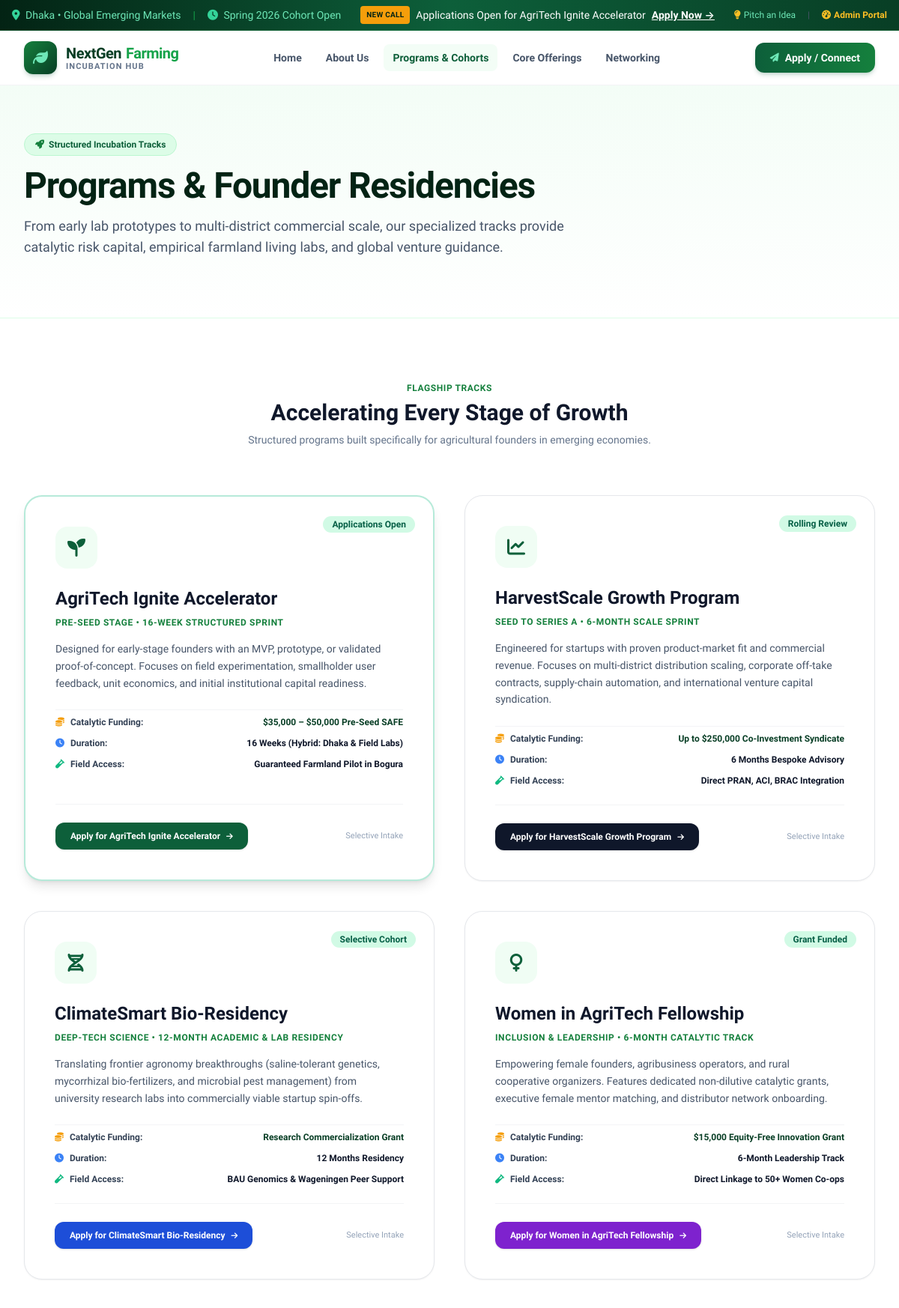
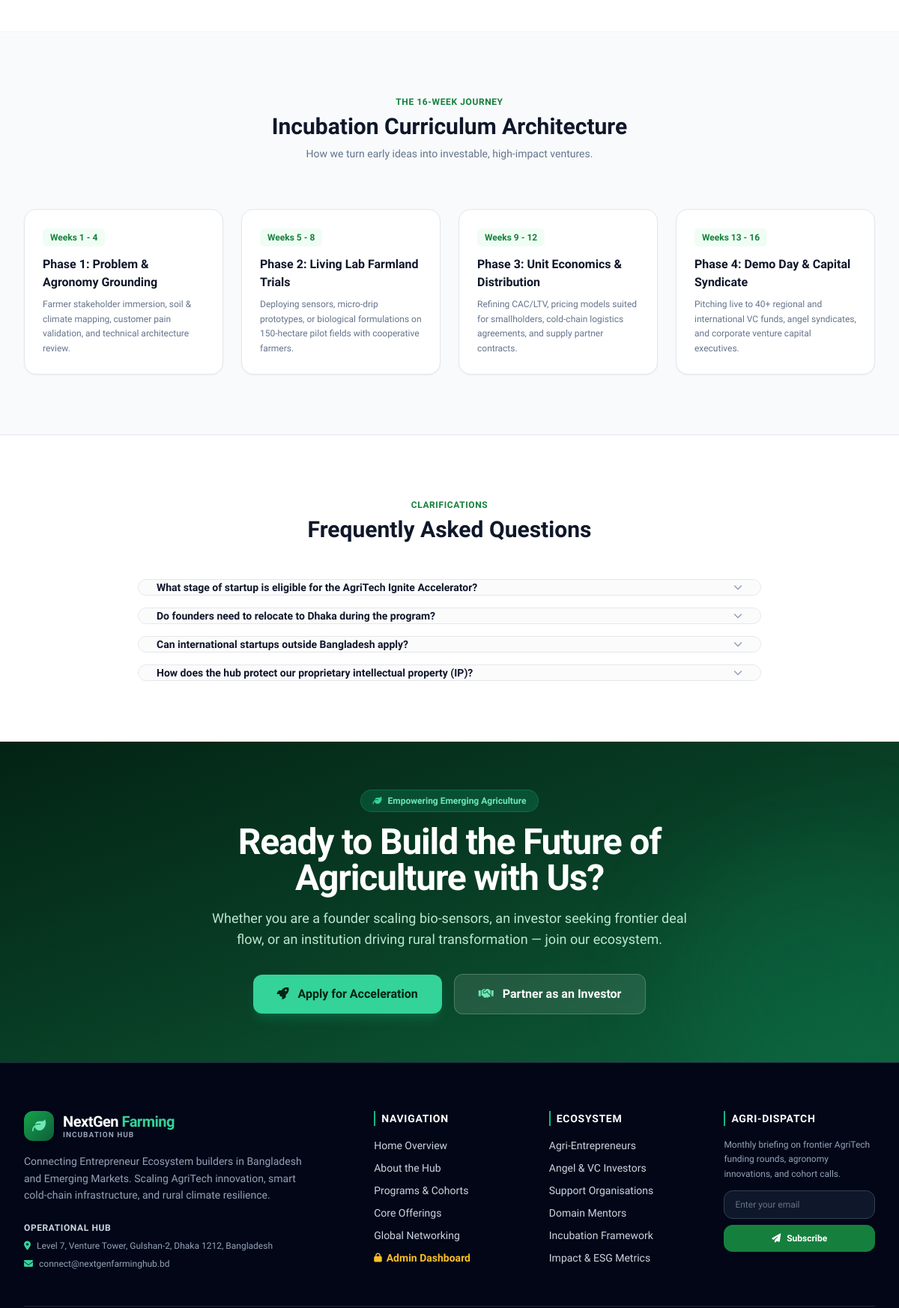
Page /programs.php (signed in, upper part) on the committed database (2 pictures, top to bottom).
### tables this page shows
CREATE TABLE IF NOT EXISTS `programs` (
    `id` INT UNSIGNED AUTO_INCREMENT PRIMARY KEY,
    `title` VARCHAR(150) NOT NULL,
    `stage_tag` VARCHAR(100) NOT NULL,
    `duration` VARCHAR(100) NOT NULL,
    `funding_text` VARCHAR(150) NOT NULL,
    `field_access` VARCHAR(150) DEFAULT NULL,
    `description` TEXT NOT NULL,
    `icon` VARCHAR(50) DEFAULT 'fa-seedling',
    `badge_status` VARCHAR(50) DEFAULT 'Applications Open',
    `status` ENUM('Active', 'Draft', 'Closed') DEFAULT 'Active',
    `sort_order` INT DEFAULT 0,
    `created_at` TIMESTAMP DEFAULT CURRENT_TIMESTAMP,
    `updated_at` TIMESTAMP DEFAULT CURRENT_TIMESTAMP ON UPDATE CURRENT_TIMESTAMP,
    INDEX `idx_status` (`status`)
);

### includes/db.php (called while the page is built, shortened)
<?php
function getDbConnection() {
    static $pdo = null;
    if ($pdo !== null) {
        return $pdo;
    }
    $options = [
        PDO::ATTR_ERRMODE            => PDO::ERRMODE_EXCEPTION,
        PDO::ATTR_DEFAULT_FETCH_MODE => PDO::FETCH_ASSOC,
        PDO::ATTR_EMULATE_PREPARES   => false,
        PDO::ATTR_TIMEOUT            => 2,
    ];
    $dsn = "mysql:host=" . DB_HOST . ";port=" . DB_PORT . ";dbname=" . DB_NAME . ";charset=utf8mb4";
    try {
        $pdo = new PDO($dsn, DB_USER, DB_PASS, $options);
        return $pdo;
    } catch (PDOException $e) {
        error_log("Primary DB connection attempt failed (" . DB_HOST . "): " . $e->getMessage());
    }
    return null;
}
function getAllSiteSettings($forceRefresh = false) {
    static $cachedSettings = null;
    if ($cachedSettings !== null) {
        return $cachedSettings;
    }
    $settings = getDefaultSiteSettings();
    $settingsFile = __DIR__ . '/../assets/settings_fallback.json';
    if (file_exists($settingsFile)) {
        $json = @file_get_contents($settingsFile);
        if ($json) {
            $fallbackSettings = json_decode($json, true);
            if (is_array($fallbackSettings)) {
                foreach ($fallbackSettings as $k => $v) {
                    $settings[$k] = (string)$v;
                }
            }
        }
    }
    $pdo = getDbConnection();
    if ($pdo !== null) {
        try {
            $stmt = $pdo->query("SELECT setting_key, setting_value FROM site_settings");
            while ($row = $stmt->fetch()) {
                $settings[$row['setting_key']] = $row['setting_value'];
            }
        } catch (PDOException $e) {
            error_log("Failed to load site_settings from MySQL: " . $e->getMessage());
        }
    }
    $cachedSettings = $settings;
    return $settings;
}
function getSiteSetting($key, $default = null) {
    $settings = getAllSiteSettings();
    if (isset($settings[$key])) {
        return $settings[$key];
    }
    return $default !== null ? $default : '';
}
function getPrograms($activeOnly = false) {
    $pdo = getDbConnection();
    if ($pdo !== null) {
        try {
            $sql = "SELECT * FROM programs";
            if ($activeOnly) {
                $sql .= " WHERE status = 'Active'";
            }
            $sql .= " ORDER BY sort_order ASC, id ASC";
            $stmt = $pdo->query($sql);
            $results = $stmt->fetchAll();
            if (!empty($results)) {
                return $results;
            }
        } catch (PDOException $e) {
            error_log("Failed to fetch programs from MySQL: " . $e->getMessage());
        }
    }
    $programs = getProgramsFromFallbackFile();
    return array_values($programs);
}
function isVisitorUnlocked() {
    $gateEnabled = getSiteSetting('landing_gate_enabled', '1');
    if (!empty($_SESSION['admin_user'])) {
        return true;
    }
    return false;
}
function requireVisitorAccess() {
    if (isVisitorUnlocked()) {
        return;
    }
    exit;
}

### programs.php (the view, shortened to what this page needs)
<?php
require_once __DIR__ . '/includes/header.php';
$progBadge = getSiteSetting('programs_badge', 'Structured Incubation Tracks');
$progTitle = getSiteSetting('programs_title', 'Programs & Founder Residencies');
$progDesc  = getSiteSetting('programs_desc', 'From early lab prototypes to multi-district commercial scale, our specialized tracks provide catalytic risk capital, empirical farmland living labs, and global venture guidance.');
?>
<section class="relative bg-gradient-to-b from-agro-50/70 to-white pt-16 pb-20 border-b border-agro-100">
    <div class="max-w-7xl mx-auto px-4 sm:px-6 lg:px-8">
        <div class="max-w-3xl">
            <span class="inline-flex items-center px-3.5 py-1.5 rounded-full text-xs font-bold bg-agro-100 text-agro-800 border border-agro-200 mb-4">
                <i class="fa-solid fa-rocket mr-1.5 text-agro-700"></i> <?= htmlspecialchars($progBadge) ?>
            </span>
            <h1 class="text-4xl sm:text-5xl font-extrabold text-agro-950 tracking-tight leading-tight">
                <?= htmlspecialchars($progTitle) ?>
            </h1>
            <p class="mt-4 text-base sm:text-lg text-slate-600 leading-relaxed">
                <?= htmlspecialchars($progDesc) ?>
            </p>
        </div>
    </div>
</section>
<section class="py-20 bg-white border-b border-gray-100">
    <div class="max-w-7xl mx-auto px-4 sm:px-6 lg:px-8">
        <div class="text-center max-w-2xl mx-auto mb-16">
            <span class="text-xs font-bold uppercase tracking-wider text-agro-700">Flagship Tracks</span>
            <h2 class="text-3xl font-extrabold text-slate-900 mt-1">Accelerating Every Stage of Growth</h2>
            <p class="mt-2 text-sm text-slate-500">Structured programs built specifically for agricultural founders in emerging economies.</p>
        </div>
        <?php $activePrograms = getPrograms(true); ?>
        <div class="grid grid-cols-1 lg:grid-cols-2 gap-8 lg:gap-10">
            <?php foreach ($activePrograms as $idx => $prog):
                $borderStyle = $idx === 0 ? 'border-2 border-emerald-500/30 shadow-lg' : 'border border-gray-200 shadow-sm card-gradient-hover';
                $btnColor = match ($idx % 4) {
                    0 => 'bg-agro-800 hover:bg-agro-900',
                    1 => 'bg-slate-900 hover:bg-black',
                    2 => 'bg-blue-700 hover:bg-blue-800',
                    default => 'bg-purple-700 hover:bg-purple-800'
                };
            ?>
            <div class="p-8 sm:p-10 rounded-3xl bg-white <?= $borderStyle ?> relative flex flex-col justify-between">
                <div class="absolute top-6 right-6">
                    <span class="px-3 py-1 bg-emerald-100 text-emerald-800 font-bold text-xs rounded-full">
                        <?= htmlspecialchars($prog['badge_status']) ?>
                    </span>
                </div>
                <div>
                    <div class="w-14 h-14 rounded-2xl bg-agro-50 text-agro-800 flex items-center justify-center text-2xl mb-6">
                        <i class="fa-solid <?= htmlspecialchars($prog['icon']) ?>"></i>
                    </div>
                    <h3 class="text-2xl font-black text-slate-900 mb-2"><?= htmlspecialchars($prog['title']) ?></h3>
                    <span class="text-xs font-bold text-agro-700 uppercase tracking-wider block mb-4"><?= htmlspecialchars($prog['stage_tag']) ?></span>
                    <p class="text-sm text-slate-600 leading-relaxed mb-6">
                        <?= htmlspecialchars($prog['description']) ?>
                    </p>
                    <div class="space-y-3 pt-2 pb-6 border-t border-gray-100 text-xs">
                        <?php if (!empty($prog['funding_text'])): ?>
                            <div class="flex items-center justify-between text-slate-700">
                                <span class="font-semibold flex items-center"><i class="fa-solid fa-coins text-amber-500 mr-2"></i> Catalytic Funding:</span>
                                <span class="font-bold text-agro-900"><?= htmlspecialchars($prog['funding_text']) ?></span>
                            </div>
                        <?php endif; ?>
                        <?php if (!empty($prog['duration'])): ?>
                            <div class="flex items-center justify-between text-slate-700">
                                <span class="font-semibold flex items-center"><i class="fa-solid fa-clock text-blue-500 mr-2"></i> Duration:</span>
                                <span class="font-bold text-slate-900"><?= htmlspecialchars($prog['duration']) ?></span>
                            </div>
                        <?php endif; ?>
                        <?php if (!empty($prog['field_access'])): ?>
                            <div class="flex items-center justify-between text-slate-700">
                                <span class="font-semibold flex items-center"><i class="fa-solid fa-vial text-emerald-500 mr-2"></i> Field Access:</span>
                                <span class="font-bold text-slate-900"><?= htmlspecialchars($prog['field_access']) ?></span>
                            </div>
                        <?php endif; ?>
                    </div>
                </div>
                <div class="pt-6 border-t border-gray-100 flex items-center justify-between">
                    <a href="contact.php?category=Entrepreneur" class="inline-flex items-center px-5 py-2.5 <?= $btnColor ?> text-white font-bold text-xs rounded-xl shadow transition">
                        Apply for <?= htmlspecialchars($prog['title']) ?> <i class="fa-solid fa-arrow-right ml-2 text-[10px]"></i>
                    </a>
                    <span class="text-[11px] text-slate-400">Selective Intake</span>
                </div>
            </div>
            <?php endforeach; ?>
        </div>
    </div>
</section>
<section id="curriculum" class="py-20 bg-[#f8fafc] border-b border-gray-200">
    <div class="max-w-7xl mx-auto px-4 sm:px-6 lg:px-8">
        <div class="text-center max-w-2xl mx-auto mb-16">
            <span class="text-xs font-bold uppercase tracking-wider text-agro-700">The 16-Week Journey</span>
            <h2 class="text-3xl font-extrabold text-slate-900 mt-1">Incubation Curriculum Architecture</h2>
            <p class="mt-2 text-sm text-slate-500">How we turn early ideas into investable, high-impact ventures.</p>
        </div>
        <div class="grid grid-cols-1 md:grid-cols-4 gap-6">
            <?php for ($i = 1; $i <= 4; $i++):
                $weeks = getSiteSetting("curriculum_phase{$i}_weeks", "Weeks " . (($i-1)*4 + 1) . " - " . ($i*4));
                $title = getSiteSetting("curriculum_phase{$i}_title", "Phase {$i}");
                $desc  = getSiteSetting("curriculum_phase{$i}_desc", "");
            ?>
            <div class="bg-white p-6 rounded-2xl border border-gray-200 shadow-sm relative">
                <span class="text-xs font-black text-agro-700 bg-agro-50 px-2.5 py-1 rounded-md inline-block mb-3"><?= htmlspecialchars($weeks) ?></span>
                <h4 class="font-bold text-base text-slate-900 mb-2"><?= htmlspecialchars($title) ?></h4>
                <p class="text-xs text-slate-500 leading-relaxed">
                    <?= htmlspecialchars($desc) ?>
                </p>
            </div>
            <?php endfor; ?>
        </div>
    </div>
</section>
<section class="py-20 bg-white">
    <div class="max-w-4xl mx-auto px-4 sm:px-6 lg:px-8">
        <div class="text-center mb-12">
            <span class="text-xs font-bold uppercase tracking-wider text-agro-700">Clarifications</span>
            <h2 class="text-3xl font-extrabold text-slate-900 mt-1">Frequently Asked Questions</h2>
        </div>
        <div class="space-y-4">
            <?php for ($f = 1; $f <= 4; $f++):
                $faqQ = getSiteSetting("faq{$f}_q", "");
            ?>
            <div class="border border-gray-200 rounded-2xl overflow-hidden">
                <button type="button" class="w-full text-left px-6 py-4.5 bg-gray-50/70 hover:bg-gray-100 flex items-center justify-between font-bold text-slate-900 text-sm faq-question-btn">
                    <span><?= htmlspecialchars($faqQ) ?></span>
                    <i class="fa-solid fa-chevron-down text-xs text-slate-400 transition-transform duration-200 faq-chevron"></i>
                </button>
            </div>
            <?php endfor; ?>
        </div>
    </div>
</section>
<?php require_once __DIR__ . '/includes/footer.php'; ?>

### assets/css/style.css (style rules this page uses)
:root { --primary-color: #0d5f3a; --primary-dark: #083e25; --primary-light: #16a34a; --accent-emerald: #10b981; --accent-gold: #f59e0b; --accent-lime: #84cc16; --text-main: #0f172a; --text-muted: #475569; --bg-light: #f8fafc; --card-border: rgba(16, 185, 129, 0.12); }
body { font-family: 'Plus Jakarta Sans', -apple-system, BlinkMacSystemFont, 'Segoe UI', Roboto, Helvetica, Arial, sans-serif; color: var(--text-main); background-color: #fbfdfc; overflow-x: hidden; }
.card-gradient-hover { transition: all 0.3s cubic-bezier(0.16, 1, 0.3, 1); }
a, button { transition: all 0.2s ease; }

### rows in the picture
programs: badge_status "Applications Open", title "AgriTech Ignite Accelerator", stage_tag "PRE-SEED STAGE • 16-WEEK STRUCTURED SPRINT", description "Designed for early-stage founders with an MVP, prototype, or validated proof-of-concept. Focuses on field experimentation, smallholder user feedback, unit economics, and initial institutional capital readiness.", funding_text "$35,000 – $50,000 Pre-Seed SAFE", duration "16 Weeks (Hybrid: Dhaka & Field Labs)", field_access "Guaranteed Farmland Pilot in Bogura"
programs: badge_status "Rolling Review", title "HarvestScale Growth Program", stage_tag "SEED TO SERIES A • 6-MONTH SCALE SPRINT", description "Engineered for startups with proven product-market fit and commercial revenue. Focuses on multi-district distribution scaling, corporate off-take contracts, supply-chain automation, and international venture capital syndication.", funding_text "Up to $250,000 Co-Investment Syndicate", duration "6 Months Bespoke Advisory", field_access "Direct PRAN, ACI, BRAC Integration"
programs: badge_status "Selective Cohort", title "ClimateSmart Bio-Residency", stage_tag "DEEP-TECH SCIENCE • 12-MONTH ACADEMIC & LAB RESIDENCY", description "Translating frontier agronomy breakthroughs (saline-tolerant genetics, mycorrhizal bio-fertilizers, and microbial pest management) from university research labs into commercially viable startup spin-offs.", funding_text "Research Commercialization Grant", duration "12 Months Residency", field_access "BAU Genomics & Wageningen Peer Support"
programs: badge_status "Grant Funded", title "Women in AgriTech Fellowship", stage_tag "INCLUSION & LEADERSHIP • 6-MONTH CATALYTIC TRACK", description "Empowering female founders, agribusiness operators, and rural cooperative organizers. Features dedicated non-dilutive catalytic grants, executive female mentor matching, and distributor network onboarding.", funding_text "$15,000 Equity-Free Innovation Grant", duration "6-Month Leadership Track", field_access "Direct Linkage to 50+ Women Co-ops"

### other values in the picture
$dynBannerBadge "NEW CALL"
$dynBannerText "Applications Open for AgriTech Ignite Accelerator"
$progBadge "Structured Incubation Tracks"
$progTitle "Programs & Founder Residencies"
$progDesc "From early lab prototypes to multi-district commercial scale, our specialized tracks provide catalytic risk capital, empirical farmland living labs, and global venture guidance."
$weeks "Weeks 1 - 4"
$title "Phase 1: Problem & Agronomy Grounding"
$desc "Farmer stakeholder immersion, soil & climate mapping, customer pain validation, and technical architecture review."
$weeks "Weeks 5 - 8"
$title "Phase 2: Living Lab Farmland Trials"
$desc "Deploying sensors, micro-drip prototypes, or biological formulations on 150-hectare pilot fields with cooperative farmers."
$weeks "Weeks 9 - 12"
$title "Phase 3: Unit Economics & Distribution"
$desc "Refining CAC/LTV, pricing models suited for smallholders, cold-chain logistics agreements, and supply partner contracts."
$weeks "Weeks 13 - 16"
